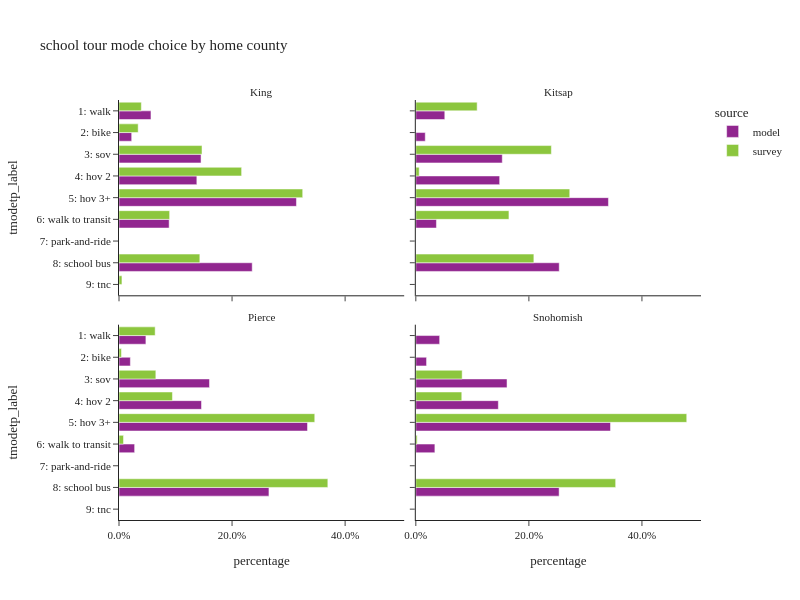

Notebook cell for this chart:
### Code cell
order_mode = ["1: walk", "2: bike", "3: sov", "4: hov 2", "5: hov 3+", "6: walk to transit",
              "7: park-and-ride", "8: school bus", "9: tnc"]
incl_county = ["King", "Kitsap", "Pierce", "Snohomish"]

plot_mode_choice(sc_tour.filter(pl.col("CountyName").is_in(incl_county)), "CountyName",
                 {"CountyName": ["King", "Kitsap", "Pierce", "Snohomish"],
                  "tmodetp_label": order_mode},
                 "home county",
                 2, 600)

### Figure 1 — Plotly figure (JSON) as saved in the notebook; plotly's stock layout.template omitted (floating-point values rounded to 4 significant figures)
{"data": [{"alignmentgroup": "True", "customdata": [[3], [18068], [7168], [46368], [43993], [100287], [28334], [75288], [3]], "hovertemplate": "source=model<br>CountyName=King<br>percentage=%{x}<br>tmodetp_label=%{y}<br>sample count=%{customdata[0]}<extra></extra>", "legendgroup": "model", "marker": {"color": "#91268F", "pattern": {"shape": ""}}, "name": "model", "offsetgroup": "model", "orientation": "h", "showlegend": true, "textposition": "auto", "type": "bar", "x": [9.389e-06, 0.05655, 0.02243, 0.1451, 0.1377, 0.3139, 0.08868, 0.2356, 9.389e-06], "xaxis": "x3", "y": [null, "1: walk", "2: bike", "3: sov", "4: hov 2", "5: hov 3+", "6: walk to transit", "8: school bus", "9: tnc"], "yaxis": "y3"}, {"alignmentgroup": "True", "customdata": [[1], [56], [17], [24], [66], [134], [43], [81], [2]], "hovertemplate": "source=survey<br>CountyName=King<br>percentage=%{x}<br>tmodetp_label=%{y}<br>sample count=%{customdata[0]}<extra></extra>", "legendgroup": "survey", "marker": {"color": "#8CC63E", "pattern": {"shape": ""}}, "name": "survey", "offsetgroup": "survey", "orientation": "h", "showlegend": true, "textposition": "auto", "type": "bar", "x": [0.0001306, 0.03954, 0.0339, 0.1468, 0.2169, 0.325, 0.08957, 0.143, 0.005193], "xaxis": "x3", "y": [null, "1: walk", "2: bike", "3: sov", "4: hov 2", "5: hov 3+", "6: walk to transit", "8: school bus", "9: tnc"], "yaxis": "y3"}, {"alignmentgroup": "True", "customdata": [[1715], [558], [5117], [4962], [11402], [1220], [8488]], "hovertemplate": "source=model<br>CountyName=Kitsap<br>percentage=%{x}<br>tmodetp_label=%{y}<br>sample count=%{customdata[0]}<extra></extra>", "legendgroup": "model", "marker": {"color": "#91268F", "pattern": {"shape": ""}}, "name": "model", "offsetgroup": "model", "orientation": "h", "showlegend": false, "textposition": "auto", "type": "bar", "x": [0.05125, 0.01668, 0.1529, 0.1483, 0.3407, 0.03646, 0.2537], "xaxis": "x4", "y": ["1: walk", "2: bike", "3: sov", "4: hov 2", "5: hov 3+", "6: walk to transit", "8: school bus"], "yaxis": "y4"}, {"alignmentgroup": "True", "customdata": [[1], [5], [2], [9], [2], [22]], "hovertemplate": "source=survey<br>CountyName=Kitsap<br>percentage=%{x}<br>tmodetp_label=%{y}<br>sample count=%{customdata[0]}<extra></extra>", "legendgroup": "survey", "marker": {"color": "#8CC63E", "pattern": {"shape": ""}}, "name": "survey", "offsetgroup": "survey", "orientation": "h", "showlegend": false, "textposition": "auto", "type": "bar", "x": [0.1085, 0.2398, 0.005935, 0.2723, 0.1647, 0.2088], "xaxis": "x4", "y": ["1: walk", "3: sov", "4: hov 2", "5: hov 3+", "6: walk to transit", "8: school bus"], "yaxis": "y4"}, {"alignmentgroup": "True", "customdata": [[1], [6376], [2692], [21445], [19553], [44682], [3704], [35539], [2]], "hovertemplate": "source=model<br>CountyName=Pierce<br>percentage=%{x}<br>tmodetp_label=%{y}<br>sample count=%{customdata[0]}<extra></extra>", "legendgroup": "model", "marker": {"color": "#91268F", "pattern": {"shape": ""}}, "name": "model", "offsetgroup": "model", "orientation": "h", "showlegend": false, "textposition": "auto", "type": "bar", "x": [7.463e-06, 0.04758, 0.02009, 0.16, 0.1459, 0.3335, 0.02764, 0.2652, 1.493e-05], "xaxis": "x", "y": [null, "1: walk", "2: bike", "3: sov", "4: hov 2", "5: hov 3+", "6: walk to transit", "8: school bus", "9: tnc"], "yaxis": "y"}, {"alignmentgroup": "True", "customdata": [[1], [8], [3], [9], [10], [13], [4], [21]], "hovertemplate": "source=survey<br>CountyName=Pierce<br>percentage=%{x}<br>tmodetp_label=%{y}<br>sample count=%{customdata[0]}<extra></extra>", "legendgroup": "survey", "marker": {"color": "#8CC63E", "pattern": {"shape": ""}}, "name": "survey", "offsetgroup": "survey", "orientation": "h", "showlegend": false, "textposition": "auto", "type": "bar", "x": [0.04837, 0.06397, 0.004278, 0.06516, 0.09453, 0.3463, 0.007979, 0.3694], "xaxis": "x", "y": [null, "1: walk", "2: bike", "3: sov", "4: hov 2", "5: hov 3+", "6: walk to transit", "8: school bus"], "yaxis": "y"}, {"alignmentgroup": "True", "customdata": [[5018], [2259], [19202], [17372], [40990], [4012], [30169]], "hovertemplate": "source=model<br>CountyName=Snohomish<br>percentage=%{x}<br>tmodetp_label=%{y}<br>sample count=%{customdata[0]}<extra></extra>", "legendgroup": "model", "marker": {"color": "#91268F", "pattern": {"shape": ""}}, "name": "model", "offsetgroup": "model", "orientation": "h", "showlegend": false, "textposition": "auto", "type": "bar", "x": [0.04216, 0.01898, 0.1613, 0.146, 0.3444, 0.03371, 0.2535], "xaxis": "x2", "y": ["1: walk", "2: bike", "3: sov", "4: hov 2", "5: hov 3+", "6: walk to transit", "8: school bus"], "yaxis": "y2"}, {"alignmentgroup": "True", "customdata": [[1], [4], [13], [25], [1], [30]], "hovertemplate": "source=survey<br>CountyName=Snohomish<br>percentage=%{x}<br>tmodetp_label=%{y}<br>sample count=%{customdata[0]}<extra></extra>", "legendgroup": "survey", "marker": {"color": "#8CC63E", "pattern": {"shape": ""}}, "name": "survey", "offsetgroup": "survey", "orientation": "h", "showlegend": false, "textposition": "auto", "type": "bar", "x": [0.001585, 0.08199, 0.08131, 0.4792, 0.002365, 0.3535], "xaxis": "x2", "y": [null, "3: sov", "4: hov 2", "5: hov 3+", "6: walk to transit", "8: school bus"], "yaxis": "y2"}], "layout": {"annotations": [{"font": {}, "showarrow": false, "text": "Pierce", "x": 0.245, "xanchor": "center", "xref": "paper", "y": 0.465, "yanchor": "bottom", "yref": "paper"}, {"font": {}, "showarrow": false, "text": "Snohomish", "x": 0.755, "xanchor": "center", "xref": "paper", "y": 0.465, "yanchor": "bottom", "yref": "paper"}, {"font": {}, "showarrow": false, "text": "King", "x": 0.245, "xanchor": "center", "xref": "paper", "y": 1.0, "yanchor": "bottom", "yref": "paper"}, {"font": {}, "showarrow": false, "text": "Kitsap", "x": 0.755, "xanchor": "center", "xref": "paper", "y": 1.0, "yanchor": "bottom", "yref": "paper"}], "barmode": "group", "height": 600, "legend": {"title": {"text": "source"}, "tracegroupgap": 0}, "title": {"text": "school tour mode choice by home county"}, "width": 800, "xaxis": {"anchor": "y", "domain": [0.0, 0.49], "tickformat": ".1%", "title": {"text": "percentage"}}, "xaxis2": {"anchor": "y2", "domain": [0.51, 1.0], "matches": "x", "tickformat": ".1%", "title": {"text": "percentage"}}, "xaxis3": {"anchor": "y3", "domain": [0.0, 0.49], "matches": "x", "showticklabels": false, "tickformat": ".1%"}, "xaxis4": {"anchor": "y4", "domain": [0.51, 1.0], "matches": "x", "showticklabels": false, "tickformat": ".1%"}, "yaxis": {"anchor": "x", "categoryarray": ["9: tnc", "8: school bus", "7: park-and-ride", "6: walk to transit", "5: hov 3+", "4: hov 2", "3: sov", "2: bike", "1: walk"], "categoryorder": "array", "domain": [0.0, 0.465], "title": {"text": "tmodetp_label"}}, "yaxis2": {"anchor": "x2", "domain": [0.0, 0.465], "matches": "y", "showticklabels": false}, "yaxis3": {"anchor": "x3", "categoryarray": ["9: tnc", "8: school bus", "7: park-and-ride", "6: walk to transit", "5: hov 3+", "4: hov 2", "3: sov", "2: bike", "1: walk"], "categoryorder": "array", "domain": [0.535, 1.0], "matches": "y", "title": {"text": "tmodetp_label"}}, "yaxis4": {"anchor": "x4", "domain": [0.535, 1.0], "matches": "y", "showticklabels": false}}}
